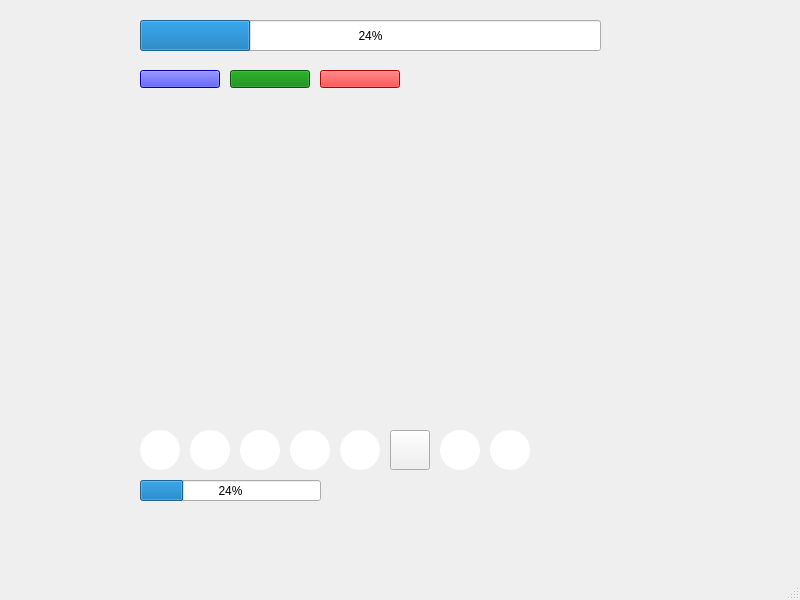
<?xml version="1.0" encoding="UTF-8"?>
<ui version="4.0">
 <class>MainWindow</class>
 <widget class="QMainWindow" name="MainWindow">
  <property name="geometry">
   <rect>
    <x>0</x>
    <y>0</y>
    <width>800</width>
    <height>600</height>
   </rect>
  </property>
  <property name="windowTitle">
   <string>MainWindow</string>
  </property>
  <widget class="QWidget" name="centralwidget">
   <widget class="QCustomPlot" name="customPlot" native="true">
    <property name="geometry">
     <rect>
      <x>140</x>
      <y>110</y>
      <width>461</width>
      <height>301</height>
     </rect>
    </property>
   </widget>
   <widget class="QPushButton" name="rightButton">
    <property name="geometry">
     <rect>
      <x>140</x>
      <y>430</y>
      <width>40</width>
      <height>40</height>
     </rect>
    </property>
    <property name="minimumSize">
     <size>
      <width>40</width>
      <height>40</height>
     </size>
    </property>
    <property name="maximumSize">
     <size>
      <width>40</width>
      <height>40</height>
     </size>
    </property>
    <property name="baseSize">
     <size>
      <width>40</width>
      <height>40</height>
     </size>
    </property>
    <property name="styleSheet">
     <string notr="true">QPushButton {
image: url(:/buttons/rightButton.svg);
background-color: #ffffff;
border-radius: 20px;
}

QPushButton:pressed {
	background-color: #ffd300;
}</string>
    </property>
    <property name="text">
     <string/>
    </property>
   </widget>
   <widget class="QPushButton" name="downButton">
    <property name="geometry">
     <rect>
      <x>290</x>
      <y>430</y>
      <width>40</width>
      <height>40</height>
     </rect>
    </property>
    <property name="minimumSize">
     <size>
      <width>40</width>
      <height>40</height>
     </size>
    </property>
    <property name="maximumSize">
     <size>
      <width>40</width>
      <height>40</height>
     </size>
    </property>
    <property name="baseSize">
     <size>
      <width>40</width>
      <height>40</height>
     </size>
    </property>
    <property name="styleSheet">
     <string notr="true">QPushButton {
image: url(:/buttons/downButton.svg);
background-color: #ffffff;
border-radius: 20px;
}

QPushButton:pressed {
	background-color: #ffd300;
}</string>
    </property>
    <property name="text">
     <string/>
    </property>
   </widget>
   <widget class="QPushButton" name="powerButton">
    <property name="geometry">
     <rect>
      <x>340</x>
      <y>430</y>
      <width>40</width>
      <height>40</height>
     </rect>
    </property>
    <property name="minimumSize">
     <size>
      <width>40</width>
      <height>40</height>
     </size>
    </property>
    <property name="maximumSize">
     <size>
      <width>40</width>
      <height>40</height>
     </size>
    </property>
    <property name="baseSize">
     <size>
      <width>40</width>
      <height>40</height>
     </size>
    </property>
    <property name="styleSheet">
     <string notr="true">QPushButton {
image: url(:/buttons/powerButton.svg);
background-color: #ffffff;
border-radius: 20px;
}

QPushButton:pressed {
	background-color: #ffd300;
}</string>
    </property>
    <property name="text">
     <string/>
    </property>
   </widget>
   <widget class="QPushButton" name="backButton">
    <property name="geometry">
     <rect>
      <x>390</x>
      <y>430</y>
      <width>40</width>
      <height>40</height>
     </rect>
    </property>
    <property name="minimumSize">
     <size>
      <width>40</width>
      <height>40</height>
     </size>
    </property>
    <property name="maximumSize">
     <size>
      <width>40</width>
      <height>40</height>
     </size>
    </property>
    <property name="baseSize">
     <size>
      <width>40</width>
      <height>40</height>
     </size>
    </property>
    <property name="styleSheet">
     <string notr="true">QPushButton {
image: url(:/buttons/backButton.svg);
background-color: #ffffff;
border-radius: 20px;
}

QPushButton:pressed {
	background-color: #ffd300;
}&lt;?xml version=&quot;1.0&quot; encoding=&quot;UTF-8&quot;?&gt;
&lt;ui version=&quot;4.0&quot;&gt;
 &lt;widget name=&quot;__qt_fake_top_level&quot;&gt;
  &lt;widget class=&quot;QPushButton&quot; name=&quot;sampleButton&quot;&gt;
   &lt;property name=&quot;geometry&quot;&gt;
    &lt;rect&gt;
     &lt;x&gt;140&lt;/x&gt;
     &lt;y&gt;430&lt;/y&gt;
     &lt;width&gt;40&lt;/width&gt;
     &lt;height&gt;40&lt;/height&gt;
    &lt;/rect&gt;
   &lt;/property&gt;
   &lt;property name=&quot;minimumSize&quot;&gt;
    &lt;size&gt;
     &lt;width&gt;40&lt;/width&gt;
     &lt;height&gt;40&lt;/height&gt;
    &lt;/size&gt;
   &lt;/property&gt;
   &lt;property name=&quot;maximumSize&quot;&gt;
    &lt;size&gt;
     &lt;width&gt;40&lt;/width&gt;
     &lt;height&gt;40&lt;/height&gt;
    &lt;/size&gt;
   &lt;/property&gt;
   &lt;property name=&quot;baseSize&quot;&gt;
    &lt;size&gt;
     &lt;width&gt;40&lt;/width&gt;
     &lt;height&gt;40&lt;/height&gt;
    &lt;/size&gt;
   &lt;/property&gt;
   &lt;property name=&quot;styleSheet&quot;&gt;
    &lt;string notr=&quot;true&quot;&gt;QPushButton {
image: url(:/buttons/rightButton.svg);
background-color: #ffffff;
border-radius: 20px;
}

QPushButton:pressed {
	background-color: #ffd300;
}&lt;/string&gt;
   &lt;/property&gt;
   &lt;property name=&quot;text&quot;&gt;
    &lt;string/&gt;
   &lt;/property&gt;
  &lt;/widget&gt;
 &lt;/widget&gt;
 &lt;resources/&gt;
&lt;/ui&gt;
</string>
    </property>
    <property name="text">
     <string/>
    </property>
   </widget>
   <widget class="QPushButton" name="menuButton">
    <property name="geometry">
     <rect>
      <x>440</x>
      <y>430</y>
      <width>40</width>
      <height>40</height>
     </rect>
    </property>
    <property name="minimumSize">
     <size>
      <width>40</width>
      <height>40</height>
     </size>
    </property>
    <property name="maximumSize">
     <size>
      <width>40</width>
      <height>40</height>
     </size>
    </property>
    <property name="baseSize">
     <size>
      <width>40</width>
      <height>40</height>
     </size>
    </property>
    <property name="styleSheet">
     <string notr="true">QPushButton {
image: url(:/buttons/menuButton.svg);
background-color: #ffffff;
border-radius: 20px;
}

QPushButton:pressed {
	background-color: #ffd300;
}</string>
    </property>
    <property name="text">
     <string/>
    </property>
   </widget>
   <widget class="QPushButton" name="okButton">
    <property name="geometry">
     <rect>
      <x>490</x>
      <y>430</y>
      <width>40</width>
      <height>40</height>
     </rect>
    </property>
    <property name="minimumSize">
     <size>
      <width>40</width>
      <height>40</height>
     </size>
    </property>
    <property name="maximumSize">
     <size>
      <width>40</width>
      <height>40</height>
     </size>
    </property>
    <property name="baseSize">
     <size>
      <width>40</width>
      <height>40</height>
     </size>
    </property>
    <property name="styleSheet">
     <string notr="true">QPushButton {
image: url(:/buttons/okButton.svg);
background-color: #ffffff;
border-radius: 20px;
}

QPushButton:pressed {
	background-color: #ffd300;
}</string>
    </property>
    <property name="text">
     <string/>
    </property>
   </widget>
   <widget class="QPushButton" name="leftButton">
    <property name="geometry">
     <rect>
      <x>190</x>
      <y>430</y>
      <width>40</width>
      <height>40</height>
     </rect>
    </property>
    <property name="minimumSize">
     <size>
      <width>40</width>
      <height>40</height>
     </size>
    </property>
    <property name="maximumSize">
     <size>
      <width>40</width>
      <height>40</height>
     </size>
    </property>
    <property name="baseSize">
     <size>
      <width>40</width>
      <height>40</height>
     </size>
    </property>
    <property name="styleSheet">
     <string notr="true">QPushButton {
image: url(:/buttons/leftButton.svg);
background-color: #ffffff;
border-radius: 20px;
}

QPushButton:pressed {
	background-color: #ffd300;
}</string>
    </property>
    <property name="text">
     <string/>
    </property>
   </widget>
   <widget class="QPushButton" name="upButton">
    <property name="geometry">
     <rect>
      <x>240</x>
      <y>430</y>
      <width>40</width>
      <height>40</height>
     </rect>
    </property>
    <property name="minimumSize">
     <size>
      <width>40</width>
      <height>40</height>
     </size>
    </property>
    <property name="maximumSize">
     <size>
      <width>40</width>
      <height>40</height>
     </size>
    </property>
    <property name="baseSize">
     <size>
      <width>40</width>
      <height>40</height>
     </size>
    </property>
    <property name="styleSheet">
     <string notr="true">QPushButton {
image: url(:/buttons/upButton.svg);
background-color: #ffffff;
border-radius: 20px;
}

QPushButton:pressed {
	background-color: #ffd300;
}</string>
    </property>
    <property name="text">
     <string/>
    </property>
   </widget>
   <widget class="QPushButton" name="blueButton">
    <property name="geometry">
     <rect>
      <x>140</x>
      <y>70</y>
      <width>80</width>
      <height>18</height>
     </rect>
    </property>
    <property name="styleSheet">
     <string notr="true">QPushButton {
	background-color: blue;
}</string>
    </property>
    <property name="text">
     <string/>
    </property>
    <property name="checkable">
     <bool>true</bool>
    </property>
   </widget>
   <widget class="QPushButton" name="greenButton">
    <property name="geometry">
     <rect>
      <x>230</x>
      <y>70</y>
      <width>80</width>
      <height>18</height>
     </rect>
    </property>
    <property name="styleSheet">
     <string notr="true">QPushButton{
	background-color: green;
}</string>
    </property>
    <property name="text">
     <string/>
    </property>
    <property name="checkable">
     <bool>true</bool>
    </property>
   </widget>
   <widget class="QPushButton" name="redButton">
    <property name="geometry">
     <rect>
      <x>320</x>
      <y>70</y>
      <width>80</width>
      <height>18</height>
     </rect>
    </property>
    <property name="styleSheet">
     <string notr="true">QPushButton {
	background-color: red;
}</string>
    </property>
    <property name="text">
     <string/>
    </property>
    <property name="checkable">
     <bool>true</bool>
    </property>
   </widget>
   <widget class="QProgressBar" name="batteryBar">
    <property name="geometry">
     <rect>
      <x>140</x>
      <y>480</y>
      <width>181</width>
      <height>21</height>
     </rect>
    </property>
    <property name="value">
     <number>24</number>
    </property>
   </widget>
   <widget class="QProgressBar" name="breathBar">
    <property name="geometry">
     <rect>
      <x>140</x>
      <y>20</y>
      <width>461</width>
      <height>31</height>
     </rect>
    </property>
    <property name="value">
     <number>24</number>
    </property>
   </widget>
  </widget>
  <widget class="QMenuBar" name="menubar">
   <property name="geometry">
    <rect>
     <x>0</x>
     <y>0</y>
     <width>800</width>
     <height>17</height>
    </rect>
   </property>
  </widget>
  <widget class="QStatusBar" name="statusbar"/>
 </widget>
 <customwidgets>
  <customwidget>
   <class>QCustomPlot</class>
   <extends>QWidget</extends>
   <header>qcustomplot.h</header>
   <container>1</container>
  </customwidget>
 </customwidgets>
 <resources/>
 <connections/>
</ui>
